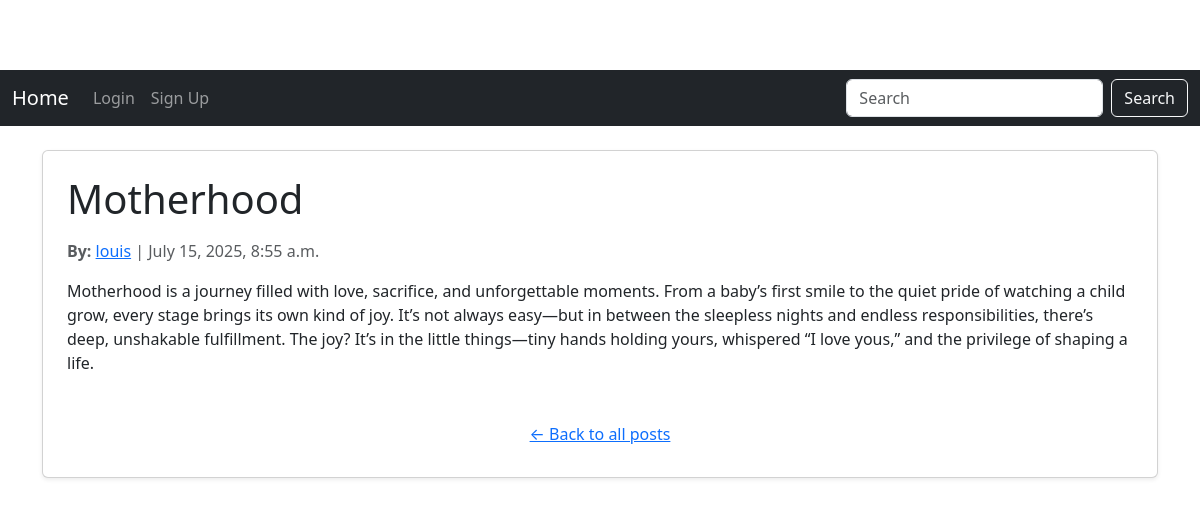
The app's page /post/2/ with its own data.
### blog/models.py (models this page shows, shortened)
class Post(models.Model):
    title = models.CharField(max_length=200)
    body = models.TextField()
    author = models.ForeignKey(User, on_delete=models.CASCADE)
    created_at = models.DateTimeField(auto_now_add=True) #Timestamp when post is created.
    updated_at = models.DateTimeField(auto_now=True) #Updates whenever post is edited.
    image = models.ImageField(upload_to='article_images/', blank=True, null=True)

### blog/views.py (the view)
# urls.py: path('post/<int:pk>/', views.post_detail, name='post_detail'),  # detail view
def post_detail(request, pk):
    post = get_object_or_404(Post, pk=pk)
    return render(request, 'blog/post_detail.html', {'post': post})

### blog/templates/blog/post_detail.html (shortened to what this page needs)
{% extends 'blog/base.html' %}
{% block content %}
<div class="card shadow-sm p-4">
    <h1 class="mb-3">{{ post.title }}</h1>
    <p class="text-muted">
        <strong>By:</strong>
        <a href="{% url 'user_profile' username=post.author.username %}">{{ post.author.username }}</a>
        | {{ post.created_at }}
    </p>
    <div class="mb-4">
        <p>{{ post.body }}</p>
    </div>
    <a href="{% url 'post_list' %}" class="btn btn-link">← Back to all posts</a>
</div>
{% endblock %}

### blog/templates/blog/base.html (style rules this page uses)
body { padding-top: 70px; }

### records on screen
Post: title "Motherhood", author.username "louis", created_at "July 15, 2025, 8:55 a.m.", body "Motherhood is a journey filled with love, sacrifice, and unforgettable moments. From a baby’s first smile to the quiet pride of watching a child grow, every stage brings its own kind of joy. It’s not always easy—but in between the sleepless nights and endless responsibilities, there’s deep, unshakable fulfillment. The joy? It’s in the little things—tiny hands holding yours, whispered “I love yous,” and the privilege of shaping a life."
